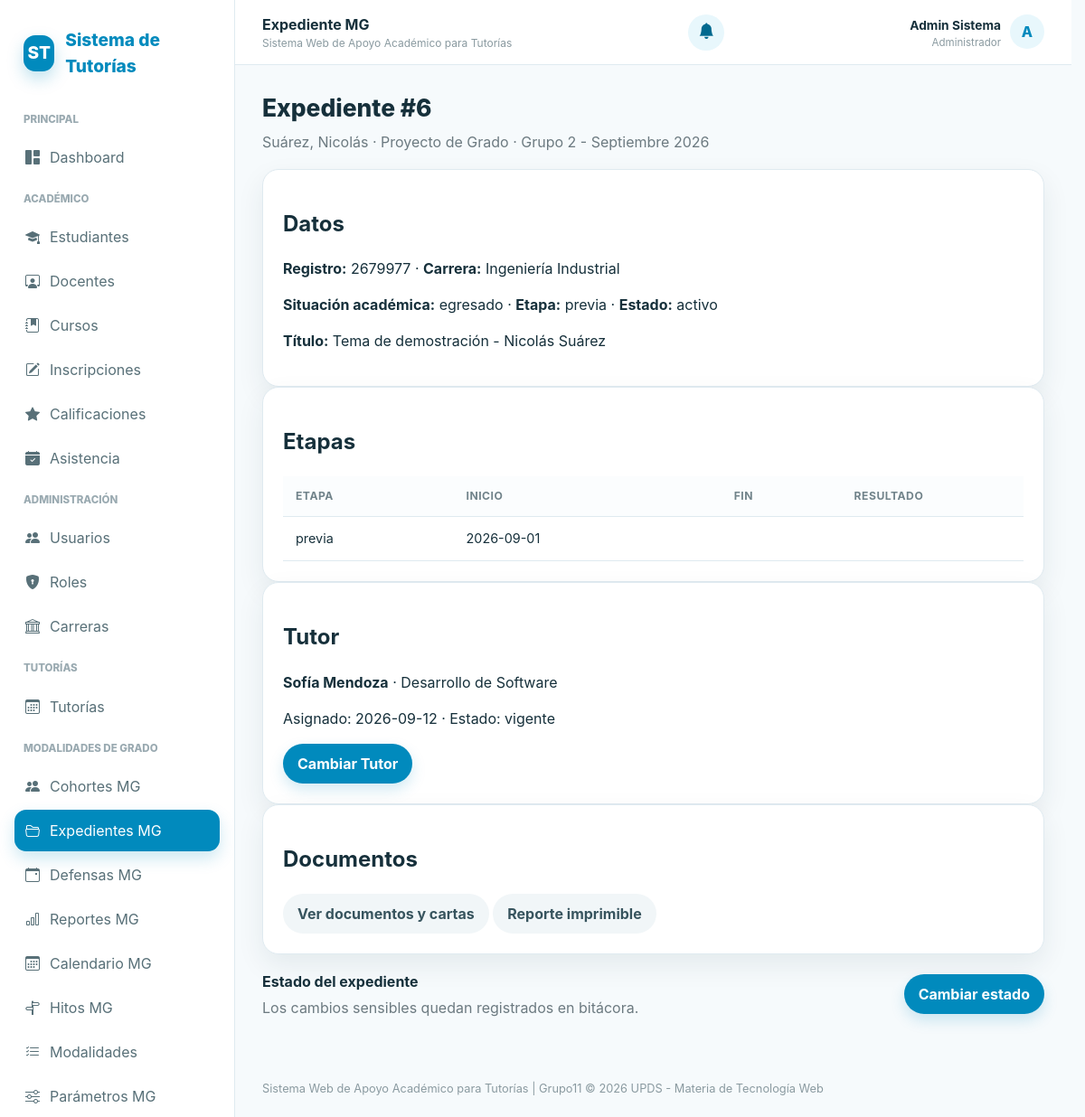
The page /controllers/mg_expedientes.php?accion=ficha&id=6 (signed in) on the database its author committed.
### tables this page shows
CREATE TABLE IF NOT EXISTS expedientes_mg (
    id_expediente INT AUTO_INCREMENT PRIMARY KEY,
    id_estudiante INT NOT NULL,
    id_modalidad INT NOT NULL,
    id_cohorte INT NOT NULL,
    etapa_actual ENUM('previa','mg1','mg2','finalizado') NOT NULL DEFAULT 'previa',
    estado ENUM('activo','aprobado','reprobado','abandono','retirado') NOT NULL DEFAULT 'activo',
    titulo_trabajo VARCHAR(255) NULL,
    fecha_inicio DATE NOT NULL,
    fecha_cierre DATE NULL,
    observaciones TEXT NULL,
    UNIQUE KEY uq_expediente_mg_estudiante_modalidad_cohorte (id_estudiante,id_modalidad,id_cohorte),
    CONSTRAINT fk_expedientes_mg_estudiante FOREIGN KEY (id_estudiante) REFERENCES estudiantes(id_estudiante) ON DELETE RESTRICT,
    CONSTRAINT fk_expedientes_mg_modalidad FOREIGN KEY (id_modalidad) REFERENCES modalidades_grado(id_modalidad) ON DELETE RESTRICT,
    CONSTRAINT fk_expedientes_mg_cohorte FOREIGN KEY (id_cohorte) REFERENCES cohortes_mg(id_cohorte) ON DELETE RESTRICT,
    INDEX idx_expedientes_mg_filtros (id_cohorte,id_modalidad,etapa_actual,estado)
);

CREATE TABLE usuarios (
    id_usuario INT AUTO_INCREMENT PRIMARY KEY,
    id_rol INT NOT NULL,
    nombre VARCHAR(100) NOT NULL,
    apellido VARCHAR(100) NOT NULL,
    correo VARCHAR(150) NOT NULL UNIQUE,
    usuario VARCHAR(50) NOT NULL UNIQUE,
    contrasena_hash VARCHAR(255) NOT NULL,
    telefono VARCHAR(8) NULL,
    CHECK (telefono IS NULL OR telefono REGEXP '^[0-9]{8}$'),
    estado ENUM('activo', 'inactivo') NOT NULL DEFAULT 'activo',
    fecha_registro DATETIME DEFAULT CURRENT_TIMESTAMP,
    FOREIGN KEY (id_rol) REFERENCES roles(id_rol) ON UPDATE CASCADE
);

CREATE TABLE IF NOT EXISTS modalidades_grado (
    id_modalidad INT AUTO_INCREMENT PRIMARY KEY,
    codigo VARCHAR(30) NOT NULL UNIQUE,
    nombre VARCHAR(150) NOT NULL UNIQUE,
    requiere_tutor TINYINT(1) NOT NULL DEFAULT 0,
    flujo ENUM('perfil_mg','examen_areas','excelencia') NOT NULL,
    activa TINYINT(1) NOT NULL DEFAULT 1
);

CREATE TABLE IF NOT EXISTS cohortes_mg (
    id_cohorte INT AUTO_INCREMENT PRIMARY KEY,
    codigo VARCHAR(40) NOT NULL UNIQUE,
    nombre VARCHAR(150) NOT NULL,
    fecha_inicio DATE NOT NULL,
    fecha_fin DATE NULL,
    activa TINYINT(1) NOT NULL DEFAULT 1
);

CREATE TABLE estudiantes (
    id_estudiante INT AUTO_INCREMENT PRIMARY KEY,
    id_usuario INT NOT NULL UNIQUE,
    id_carrera INT NOT NULL,
    semestre TINYINT UNSIGNED NOT NULL,
    estado_academico ENUM('activo','egresado','titulado') NOT NULL DEFAULT 'activo',
    registro_universitario VARCHAR(30) UNIQUE,
    CHECK (semestre BETWEEN 1 AND 9),
    FOREIGN KEY (id_usuario) REFERENCES usuarios(id_usuario) ON DELETE CASCADE,
    FOREIGN KEY (id_carrera) REFERENCES carreras(id_carrera) ON UPDATE CASCADE
);

CREATE TABLE carreras (
    id_carrera INT AUTO_INCREMENT PRIMARY KEY,
    nombre_carrera VARCHAR(150) NOT NULL UNIQUE
);

CREATE TABLE IF NOT EXISTS expediente_etapas (
    id INT AUTO_INCREMENT PRIMARY KEY,
    id_expediente INT NOT NULL,
    etapa ENUM('previa','mg1','mg2','finalizado') NOT NULL,
    fecha_inicio DATE NOT NULL,
    fecha_fin DATE NULL,
    resultado VARCHAR(100) NULL,
    registrado_por INT NULL,
    CONSTRAINT fk_expediente_etapas_expediente FOREIGN KEY (id_expediente) REFERENCES expedientes_mg(id_expediente) ON DELETE CASCADE,
    CONSTRAINT fk_expediente_etapas_usuario FOREIGN KEY (registrado_por) REFERENCES usuarios(id_usuario) ON DELETE SET NULL,
    INDEX idx_expediente_etapas_expediente (id_expediente,fecha_inicio)
);

CREATE TABLE IF NOT EXISTS asignaciones_tutor (
    id_asignacion INT AUTO_INCREMENT PRIMARY KEY,
    id_expediente INT NOT NULL,
    id_tutor INT NOT NULL,
    fecha_asignacion DATE NOT NULL,
    fecha_fin DATE NULL,
    estado ENUM('vigente','finalizada','reemplazada') NOT NULL DEFAULT 'vigente',
    motivo_fin VARCHAR(500) NULL,
    referencia_decanatura VARCHAR(100) NULL,
    disponibilidad_consultada TINYINT(1) NOT NULL DEFAULT 0,
    numero_carta VARCHAR(30) NULL,
    observaciones TEXT NULL,
    registrado_por INT NULL,
    CONSTRAINT fk_asignaciones_mg_expediente FOREIGN KEY (id_expediente) REFERENCES expedientes_mg(id_expediente) ON DELETE CASCADE,
    CONSTRAINT fk_asignaciones_mg_tutor FOREIGN KEY (id_tutor) REFERENCES tutores(id_tutor) ON DELETE RESTRICT,
    CONSTRAINT fk_asignaciones_mg_usuario FOREIGN KEY (registrado_por) REFERENCES usuarios(id_usuario) ON DELETE SET NULL,
    INDEX idx_asignaciones_mg_expediente (id_expediente,estado),
    INDEX idx_asignaciones_mg_tutor (id_tutor,estado)
);

CREATE TABLE tutores (
    id_tutor INT AUTO_INCREMENT PRIMARY KEY,
    id_profesor INT NOT NULL UNIQUE,
    especialidad VARCHAR(150) NULL,
    biografia TEXT NULL,
    FOREIGN KEY (id_profesor) REFERENCES profesores(id_profesor) ON DELETE CASCADE
);

### models/MgExpedienteModel.php (called while the page is built, shortened)
<?php
class MgExpedienteModel
{
    public function obtener(int $id): ?array
    {
        $s=$this->pdo->prepare('SELECT x.*,e.registro_universitario,e.id_usuario AS id_usuario_estudiante,u.nombre,u.apellido,u.correo,c.nombre_carrera,m.nombre AS modalidad_nombre,m.requiere_tutor,cg.nombre AS cohorte_nombre FROM expedientes_mg x JOIN estudiantes e ON e.id_estudiante=x.id_estudiante JOIN usuarios u ON u.id_usuario=e.id_usuario JOIN carreras c ON c.id_carrera=e.id_carrera JOIN modalidades_grado m ON m.id_modalidad=x.id_modalidad JOIN cohortes_mg cg ON cg.id_cohorte=x.id_cohorte WHERE x.id_expediente=?'); $s->execute([$id]); return $s->fetch()?:null;
    }
    public function etapas(int $id): array { $s=$this->pdo->prepare('SELECT ee.*,u.nombre,u.apellido FROM expediente_etapas ee LEFT JOIN usuarios u ON u.id_usuario=ee.registrado_por WHERE ee.id_expediente=? ORDER BY ee.fecha_inicio,ee.id'); $s->execute([$id]); return $s->fetchAll(); }
}

### includes/seguridad.php (called while the page is built, shortened)
<?php
function e($v): string { return htmlspecialchars((string) $v, ENT_QUOTES, 'UTF-8'); }
function user_role(): string { return $_SESSION['rol'] ?? ''; }

### models/MgAsignacionTutorModel.php (called while the page is built, shortened)
<?php
class MgAsignacionTutorModel {
 public function vigente(int $idExp): ?array { $s=$this->pdo->prepare('SELECT a.*,t.id_tutor,u.nombre,u.apellido,t.especialidad FROM asignaciones_tutor a JOIN tutores t ON t.id_tutor=a.id_tutor JOIN profesores p ON p.id_profesor=t.id_profesor JOIN usuarios u ON u.id_usuario=p.id_usuario WHERE a.id_expediente=? AND a.estado="vigente" LIMIT 1');$s->execute([$idExp]);return $s->fetch()?:null; }
}

### includes/permisos.php (called while the page is built, shortened)
<?php
require_once __DIR__ . '/seguridad.php';
function tiene_permiso(string $permiso): bool
{
    $rol = user_role();
    return in_array($permiso, permisos_mg_por_rol()[$rol] ?? [], true);
}

### views/mg/expedientes/ficha.php (the view, shortened to what this page needs)
<?php require __DIR__.'/../../layouts/header.php'; ?>
<div class="toolbar"><div><h1 class="page-title">Expediente #<?=$x['id_expediente']?></h1><p class="subtitle"><?=e($x['apellido'].', '.$x['nombre'])?> · <?=e($x['modalidad_nombre'])?> · <?=e($x['cohorte_nombre'])?></p></div></div>
<div class="card"><div class="card-body"><h2>Datos</h2><p><strong>Registro:</strong> <?=e($x['registro_universitario'])?> · <strong>Carrera:</strong> <?=e($x['nombre_carrera'])?></p><p><strong>Situación académica:</strong> <?=e($x['estado_academico'] ?? 'egresado') ?> · <strong>Etapa:</strong> <?=e($x['etapa_actual'])?> · <strong>Estado:</strong> <?=e($x['estado'])?></p><p><strong>Título:</strong> <?=e($x['titulo_trabajo']??'')?></p><p><?=nl2br(e($x['observaciones']??''))?></p></div></div>
<div class="card"><div class="card-body"><h2>Etapas</h2><div class="table-wrap"><table class="table"><tr><th>Etapa</th><th>Inicio</th><th>Fin</th><th>Resultado</th></tr><?php foreach($etapas as $e): ?><tr><td><?=e($e['etapa'])?></td><td><?=e($e['fecha_inicio'])?></td><td><?=e($e['fecha_fin']??'')?></td><td><?=e($e['resultado']??'')?></td></tr><?php endforeach;?></table></div></div></div>
<div class="card"><div class="card-body"><h2>Tutor</h2><?php require __DIR__.'/../asignaciones/bloque.php'; ?></div></div>
<div class="card"><div class="card-body"><h2>Documentos</h2><a class="btn btn-light" href="/controllers/mg_documentos.php?accion=listar&id_expediente=<?=$x['id_expediente']?>">Ver documentos y cartas</a> <?php if(tiene_permiso('mg.reportes.estudiante')):?><a class="btn btn-light" href="/controllers/mg_reporte_estudiante.php?id_expediente=<?=$x['id_expediente']?>">Reporte imprimible</a><?php endif;?></div></div>
<?php if(tiene_permiso('mg.expedientes.editar')): ?><div class="toolbar" style="margin-top:18px"><div><strong>Estado del expediente</strong><div class="subtitle">Los cambios sensibles quedan registrados en bitácora.</div></div><button type="button" class="btn btn-primary" data-open-modal="#modal-estado-expediente">Cambiar estado</button></div>
<?php endif; ?>
<?php require __DIR__.'/../../layouts/footer.php'; ?>

### views/mg/asignaciones/bloque.php
<?php require_once __DIR__.'/../../../models/MgAsignacionTutorModel.php'; $asModel=new MgAsignacionTutorModel($pdo); $tutorActual=$asModel->vigente((int)$x['id_expediente']); ?>
<?php if($tutorActual): ?><p><strong><?=e($tutorActual['nombre'].' '.$tutorActual['apellido'])?></strong> · <?=e($tutorActual['especialidad']??'')?></p><p>Asignado: <?=e($tutorActual['fecha_asignacion'])?> · Estado: <?=e($tutorActual['estado'])?></p><?php if(tiene_permiso('mg.tutores.asignar')):?><a class="btn btn-primary" href="/controllers/mg_asignaciones.php?accion=form&id_expediente=<?=$x['id_expediente']?>&modal=1">Cambiar Tutor</a><?php endif;?><?php else: ?><p>No hay Tutor vigente.</p><?php if(tiene_permiso('mg.tutores.asignar')):?><a class="btn btn-primary" href="/controllers/mg_asignaciones.php?accion=form&id_expediente=<?=$x['id_expediente']?>&modal=1">Asignar Tutor</a><?php endif;?><?php endif; ?>

### assets/css/style.css (style rules this page uses)
:root { --primary: #018abd; --primary-dark: #01698f; --primary-light: #e8f7fc; --primary-soft: #f1fbfe; --text: #16303b; --muted: #6c7a80; --bg: #f6fafc; --card: #ffffff; --border: #dfeaf0; --success: #18824a; --success-bg: #eaf8f0; --warning: #956f00; --warning-bg: #fff7df; --danger: #bd3c49; --danger-bg: #ffecee; --shadow: 0 12px 30px rgba(0, 45, 65, 0.08); --shadow-hover: 0 12px 28px rgba(1, 138, 189, 0.18); --radius: 18px; --pill: 999px; }
* { box-sizing: border-box; }
html { scroll-behavior: smooth; }
body { margin: 0; font-family: Inter, system-ui, -apple-system, BlinkMacSystemFont, "Segoe UI", sans-serif; background: var(--bg); color: var(--text); line-height: 1.5; }
a { color: inherit; text-decoration: none; }
button, input, select, textarea { font: inherit; }
button, a, input, select, textarea { -webkit-tap-highlight-color: transparent; }
.page-title { font-size: 1.65rem; font-weight: 800; margin: 0; }
.subtitle { color: var(--muted); margin: 5px 0 0; }
.toolbar { display: flex; gap: 14px; justify-content: space-between; align-items: center; flex-wrap: wrap; margin-bottom: 18px; }
.card { background: var(--card); border: 1px solid var(--border); border-radius: var(--radius); box-shadow: var(--shadow); }
.card-body { padding: 22px; }
.btn { border: 0; border-radius: var(--pill); padding: 10px 16px; font-weight: 700; cursor: pointer; display: inline-flex; align-items: center; justify-content: center; gap: 8px; transition: transform 0.2s ease, box-shadow 0.2s ease, background 0.2s ease, color 0.2s ease; }
.btn-primary { background: var(--primary); color: #ffffff; box-shadow: 0 7px 16px rgba(1, 138, 189, 0.18); }
.btn-light { background: #f1f6f8; color: #37545e; }
.table-wrap { overflow-x: auto; }
.table { width: 100%; border-collapse: collapse; min-width: 900px; }
.table th, .table td { padding: 13px 14px; border-bottom: 1px solid var(--border); text-align: left; font-size: 0.9rem; vertical-align: middle; }
.table th { font-size: 0.76rem; text-transform: uppercase; letter-spacing: 0.04em; color: #71838a; background: #fbfdfe; }
html { scrollbar-gutter: stable; }

### rows shown on the page
expedientes_mg: id_expediente "6", usuarios.apellido+nombre "Suárez, Nicolás", id_modalidad.nombre "Proyecto de Grado", id_cohorte.nombre "Grupo 2 - Septiembre 2026", id_estudiante.registro_universitario "2679977", carreras.nombre_carrera "Ingeniería Industrial", etapa_actual "previa", estado "activo", titulo_trabajo "Tema de demostración - Nicolás Suárez"
expediente_etapas: etapa "previa", fecha_inicio "2026-09-01"
asignaciones_tutor: usuarios.nombre+apellido "Sofía Mendoza", id_tutor.especialidad "Desarrollo de Software", fecha_asignacion "2026-09-12", estado "vigente"

### other values the page prints
$tituloPagina "Expediente MG"
$nombreUsuario "Admin Sistema"
$rolVisible "Administrador"
$inicialUsuario "A"
$x['estado_academico'] "egresado"
